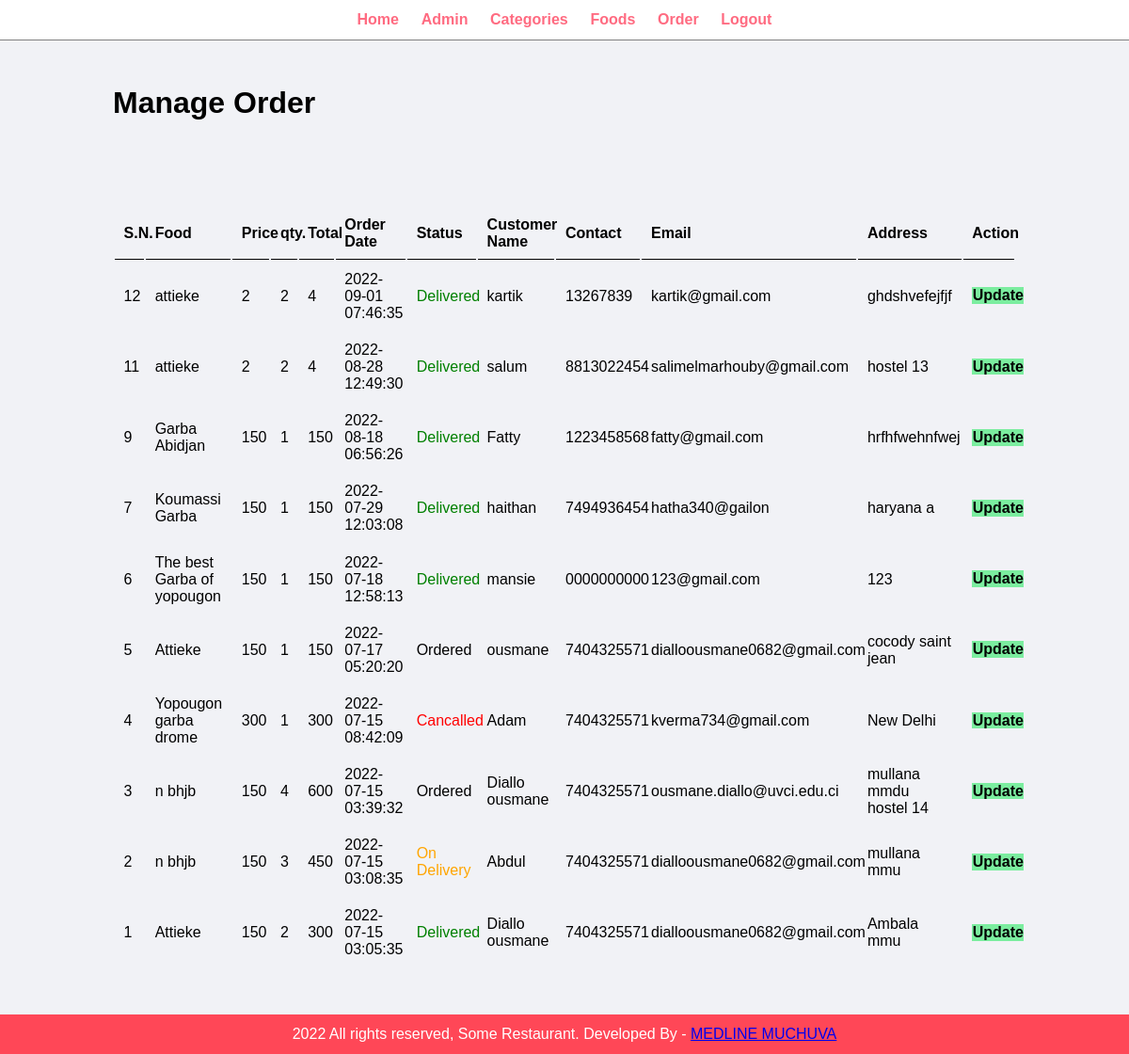
/food-order/admin/manage-order.php (signed in), run on the app's committed database.
### tables this page shows
CREATE TABLE `table_order` (
  `id` int(10) UNSIGNED NOT NULL,
  `food` varchar(150) NOT NULL,
  `price` decimal(10,0) NOT NULL,
  `qty` int(11) NOT NULL,
  `total` decimal(10,0) NOT NULL,
  `order_date` datetime NOT NULL,
  `status` varchar(50) NOT NULL,
  `customer_name` varchar(150) NOT NULL,
  `customer_contact` varchar(20) NOT NULL,
  `customer_email` varchar(150) NOT NULL,
  `customer_address` varchar(255) NOT NULL
);

### food-order/admin/manage-order.php (the view, shortened to what this page needs)
<?php include('partials/menu.php');?>
    <div class="main-content">
        <div class="wrapper">
            <h1>Manage Order</h1>
            <br/><br/><br/>
            <br><br>
            <table class="tbl-full">
                <tr>
                    <th>S.N.</th>
                    <th>Food</th>
                    <th>Price</th>
                    <th>qty.</th>
                    <th>Total</th>
                    <th>Order Date</th>
                    <th>Status</th>
                    <th>Customer Name</th>
                    <th>Contact</th>
                    <th>Email</th>
                    <th>Address</th>
                    <th>Action</th>
                </tr>
                <?php
                    $sql = "SELECT * FROM table_order ORDER BY id DESC";
                    $res = mysqli_query($conn,$sql);
                    $count = mysqli_num_rows($res);
                    if ($count>0) {
                        while ($row=mysqli_fetch_assoc($res)) {
                            $id = $row['id'];
                            $food = $row['food'];
                            $price = $row['price'];
                            $qty = $row['qty'];
                            $total = $row['total'];
                            $order_date = $row['order_date'];
                            $status = $row['status'];
                            $customer_name = $row['customer_name'];
                            $customer_contact = $row['customer_contact'];
                            $customer_email = $row['customer_email'];
                            $customer_address = $row['customer_address'];
                            ?>
                            <tr >
                                <td><?php echo $id; ?></td>
                                <td><?php echo $food; ?></td>
                                <td><?php echo $price; ?></td>
                                <td><?php echo $qty; ?></td>
                                <td><?php echo $total; ?></td>
                                <td><?php echo $order_date; ?></td>
                                <td>
                                    <?php
                                        if($status=="Ordered")
                                        {
                                            echo "<label>$status</label>";
                                        }
                                        elseif ($status=="On Delivery")
                                        {
                                            echo "<label style='color:orange;'>$status</label>";
                                        }
                                        elseif ($status=="Delivered")
                                        {
                                            echo "<label style='color:green;'>$status</label>";
                                        }
                                        else
                                        {
                                            echo "<label style='color:red;'>$status</label>";
                                        }
                                    ?>
                                </td>
                                <td><?php echo $customer_name; ?></td>
                                <td><?php echo $customer_contact; ?></td>
                                <td><?php echo $customer_email; ?></td>
                                <td><?php echo $customer_address;?></td>
                                <td >
                                    <a href="<?php echo SITEURL;?>admin/update-order.php?id=<?php echo $id; ?>" class="btn-secondary">Update</a>
                                </td>
                            </tr>
                            <?php
                        }
                    }
                    else {
                        echo "<tr><td colpan='12' class='error'>Order not Available</td></tr>";
                    }
                ?>
            </table>
        </div>
    </div>
<?php include('partials/footer.php');?>

### food-order/admin/partials/menu.php (shortened to what this page needs)
<!DOCTYPE html>
<html lang="en">
<head>
    <link rel="stylesheet" href="../css/admin.css">
</head>
<body>
    <div class="menu text-center">
        <div class="wrapper">
            <ul>
                <li><a href="index.php">Home</a></li>
                <li><a href="manage-admin.php">Admin</a></li>
                <li><a href="manage-category.php">Categories</a></li>
                <li><a href="manage-food.php">Foods</a></li>
                <li><a href="manage-order.php">Order</a></li>
                <li><a href="logout.php">Logout</a></li>
            </ul>
        </div>
    </div>

### food-order/admin/partials/footer.php
<div class="footer">
        <div class="wrapper">
            <p class="text-center"> 2022 All rights reserved, Some Restaurant. Developed By - <a href="#">MEDLINE MUCHUVA</a>  </p>
        </div>
    </div>
    </body>
</html>

### food-order/css/admin.css (style rules this page uses)
* { margin: 0 0; padding: 0 0; font-family: Arial, Helvetica, sans-serif; }
.wrapper { padding: 1%; width: 80%; margin: auto; }
.text-center { text-align: center; }
.tbl-full { width: 100%; }
table tr th { border-bottom: 1px solid black; padding: 1%; text-align: left; }
table tr td { padding: 1%; }
.btn-secondary { background-color: #7bed9f; padding: 1%; color: black; text-decoration: none; font-weight: bold; }
.menu { border-bottom: 1px solid grey; }
.menu ul { list-style-type: none; }
.menu ul li { display: inline; padding: 1%; }
.menu ul li a { text-decoration: none; font-weight: bold; color: #ff6b81; }
.main-content { background-color: #f1f2f6; padding: 3% 0; }
.footer { background-color: #ff4757; color: white; }

### data on the page
table_order: id "12", food "attieke", price "2", qty "2", total "4", order_date "2022-09-01 07:46:35", status "Delivered", customer_name "kartik", customer_contact "13267839", customer_email "kartik@gmail.com", customer_address "ghdshvefejfjf"
table_order: id "11", food "attieke", price "2", qty "2", total "4", order_date "2022-08-28 12:49:30", status "Delivered", customer_name "salum", customer_contact "8813022454", customer_email "salimelmarhouby@gmail.com", customer_address "hostel 13"
table_order: id "9", food "Garba Abidjan", price "150", qty "1", total "150", order_date "2022-08-18 06:56:26", status "Delivered", customer_name "Fatty", customer_contact "1223458568", customer_email "fatty@gmail.com", customer_address "hrfhfwehnfwej"
table_order: id "7", food "Koumassi Garba", price "150", qty "1", total "150", order_date "2022-07-29 12:03:08", status "Delivered", customer_name "haithan", customer_contact "7494936454", customer_email "hatha340@gailon", customer_address "haryana a"
table_order: id "6", food "The best Garba of yopougon", price "150", qty "1", total "150", order_date "2022-07-18 12:58:13", status "Delivered", customer_name "mansie", customer_contact "0000000000", customer_email "123@gmail.com", customer_address "123"
table_order: id "5", food "Attieke", price "150", qty "1", total "150", order_date "2022-07-17 05:20:20", status "Ordered", customer_name "ousmane", customer_contact "7404325571", customer_email "dialloousmane0682@gmail.com", customer_address "cocody saint jean"
table_order: id "4", food "Yopougon garba drome", price "300", qty "1", total "300", order_date "2022-07-15 08:42:09", status "Cancalled", customer_name "Adam", customer_contact "7404325571", customer_email "kverma734@gmail.com", customer_address "New Delhi"
table_order: id "3", food "n bhjb", price "150", qty "4", total "600", order_date "2022-07-15 03:39:32", status "Ordered", customer_name "Diallo ousmane", customer_contact "7404325571", customer_email "ousmane.diallo@uvci.edu.ci", customer_address "mullana mmdu hostel 14"
table_order: id "2", food "n bhjb", price "150", qty "3", total "450", order_date "2022-07-15 03:08:35", status "On Delivery", customer_name "Abdul", customer_contact "7404325571", customer_email "dialloousmane0682@gmail.com", customer_address "mullana mmu"
table_order: id "1", food "Attieke", price "150", qty "2", total "300", order_date "2022-07-15 03:05:35", status "Delivered", customer_name "Diallo ousmane", customer_contact "7404325571", customer_email "dialloousmane0682@gmail.com", customer_address "Ambala mmu"
